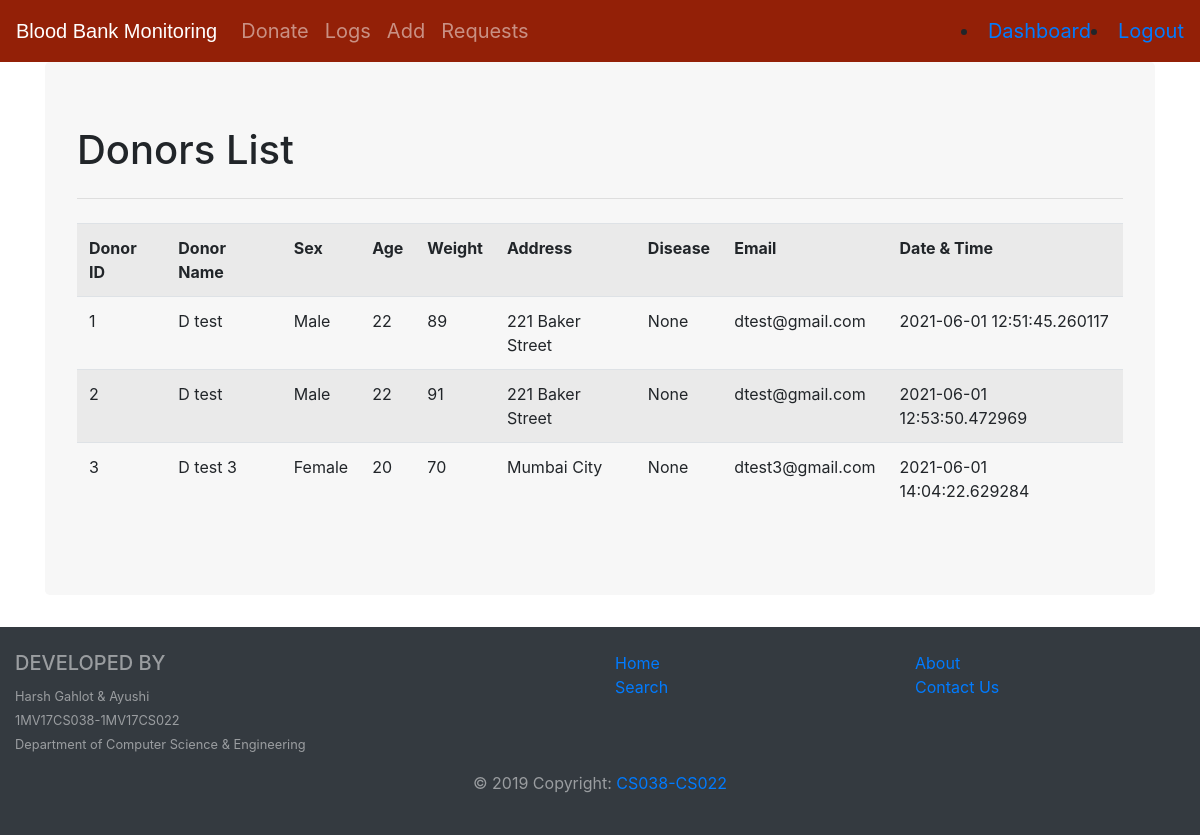
The app's page /donorlogs (signed in) with its own data.
### models.py (models this page shows, shortened)
class DONOR(db.Model):
    d_id = db.Column(db.Integer, primary_key=True)
    dname = db.Column(db.String(50), nullable=False)
    sex = db.Column(db.String(10), nullable=True)
    age = db.Column(db.Integer, primary_key=False)
    weight = db.Column(db.Integer, primary_key=False)
    address = db.Column(db.String(150), nullable=False)
    disease = db.Column(db.String(50), nullable=False)
    demail = db.Column(db.String(50), nullable=False)
    donor_date = db.Column(db.DateTime, nullable=False, default=datetime.utcnow)

### routes.py (the view)
@app.route('/donorlogs')
@is_logged_in
def donorlogs():
    result = DONOR.query.first()
    logs = DONOR.query.all()
    if result:
        return render_template('donorlogs.html',logs=logs)
    else:
        msg = ' No logs found '
        return render_template('donorlogs.html',msg=msg)

### routes.py (called while the page is built)
def is_logged_in(f):
    @wraps(f)
    def wrap(*args, **kwargs):
        if 'logged_in' in session:
            return f(*args, **kwargs)
        else:
            flash('Unauthorized, Please login!', 'danger')
            return redirect(url_for('login'))
    return wrap

### templates/donorlogs.html
{% extends 'layout.html' %}
{% block body %}
<div class="jumbotron"style="background-color:#f7f7f7;">
  <h1>Donors List</h1>
  <hr class="my-4">
  <table class="table table-striped">
    <tr>
      <th>Donor ID</th>
      <th>Donor Name</th>
      <th>Sex</th>
      <th>Age</th>
      <th>Weight</th>
      <th>Address</th>
      <th>Disease</th>
      <th>Email</th>
      <th>Date & Time</th>
    </tr>
    {% for log in logs %}
      <tr>
        <td>{{log.d_id}}</td>
        <td>{{log.dname}}</td>
        <td>{{log.sex}}</td>
        <td>{{log.age}}</td>
        <td>{{log.weight}}</td>
        <td>{{log.address}}</td>
        <td>{{log.disease}}</td>
        <td>{{log.demail}}</td>
        <td>{{log.donor_date}}</td>
      </tr>
    {% endfor %}
  </table>
</div>
{% endblock %}

### templates/layout.html (shortened to what this page needs)
<!DOCTYPE html>
<html lang="en" dir="ltr">
  <head>
    <link rel="stylesheet" href="https://stackpath.bootstrapcdn.com/bootstrap/4.3.1/css/bootstrap.min.css">
  </head>
  <body>
  {% include 'includes/_navbar.html' %}
  <div class="container">
  {% block body %}{% endblock %}
  </div>
<footer class="py-4 bg-dark text-white-50">
  <div class="container-fluid text-center text-md-left">
    <div class="row">
      <div class="col-md-6 mt-md-0 mt-3">
        <h5 class="text-uppercase">Developed by</h5>
        <small>Harsh Gahlot & Ayushi</small>
        <br>
        <small>1MV17CS038-1MV17CS022</small>
        <br>
        <small>Department of Computer Science & Engineering</small>
      </div>
      <div class="col-md-3 mb-md-0 mb-3">
        <ul class="list-unstyled">
          <li>
            <a href="/">Home</a>
          </li>
          <li>
            <a href="/">Search</a>
          </li>
        </ul>
      </div>
      <div class="col-md-3 mb-md-0 mb-3">
        <ul class="list-unstyled">
          <li>
            <a href="#!">About</a>
          </li>
          <li>
            <a href="/contact">Contact Us</a>
          </li>
        </ul>
      </div>
    </div>
  </div>
  <div class="footer-copyright text-center py-3">© 2019 Copyright:
    <a href="#"> CS038-CS022</a>
  </div>
</footer>
  </body>
</html>

### templates/includes/_navbar.html
<nav class="navbar navbar-expand-md navbar-dark navbar-full" style="background-color:#932007; font-size: 20px;" >
  <a class="navbar-brand" href="/" style="font-family:Arial, Helvetica, sans-serif;">Blood Bank Monitoring</a>
  <div class="collapse navbar-collapse" id="navbarsExampleDefault">
    <ul class="navbar-nav mr-auto">
      {% if session.logged_in %}
        <li class="nav-item default"><a class="nav-link" href="/donate">Donate</a></li>
        <li class="nav-item default"><a class="nav-link" href="/donorlogs">Logs</a></li>
        <li class="nav-item default"><a class="nav-link" href="/bloodform">Add</a></li>
        <li class="nav-item default"><a class="nav-link" href="/notifications">Requests</a></li>
      {% else %}
        <li class="nav-item default"><a class="nav-link" href="/">Home</a></li>
        <li class="nav-item"><a class="nav-link" href="/contact">Contact us</a></li>
      {% endif %}
    </ul>
    {% if session.logged_in %}
    <li class="nav-item default"><a href="/dashboard">Dashboard</a></li>
      <li class="nav-item default"><a href="/logout">Logout</a></li>
    {% else %}
      <li class="nav-item default"><a href="/register">Register</a></li>
      <li class="nav-item default"><a href="/login">Login</a></li>
    {% endif %}
  </div>
</nav>

### records on screen
DONOR: d_id "1", dname "D test", sex "Male", age "22", weight "89", address "221 Baker Street", disease "None", demail "dtest@gmail.com", donor_date "2021-06-01 12:51:45.260117"
DONOR: d_id "2", dname "D test", sex "Male", age "22", weight "91", address "221 Baker Street", disease "None", demail "dtest@gmail.com", donor_date "2021-06-01 12:53:50.472969"
DONOR: d_id "3", dname "D test 3", sex "Female", age "20", weight "70", address "Mumbai City", disease "None", demail "dtest3@gmail.com", donor_date "2021-06-01 14:04:22.629284"
